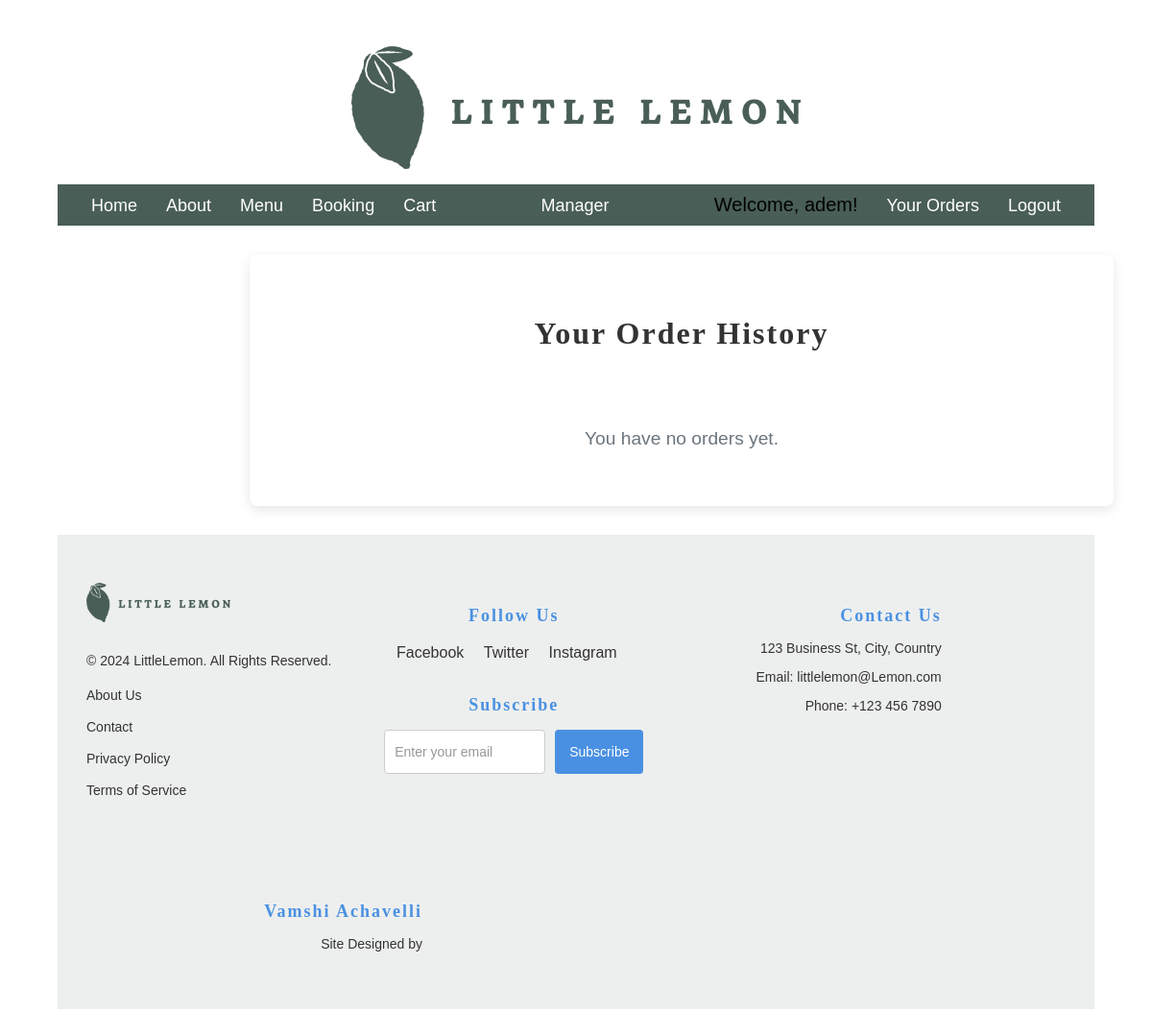
/order-history/ (signed in), run on an earlier commit of the app's database.
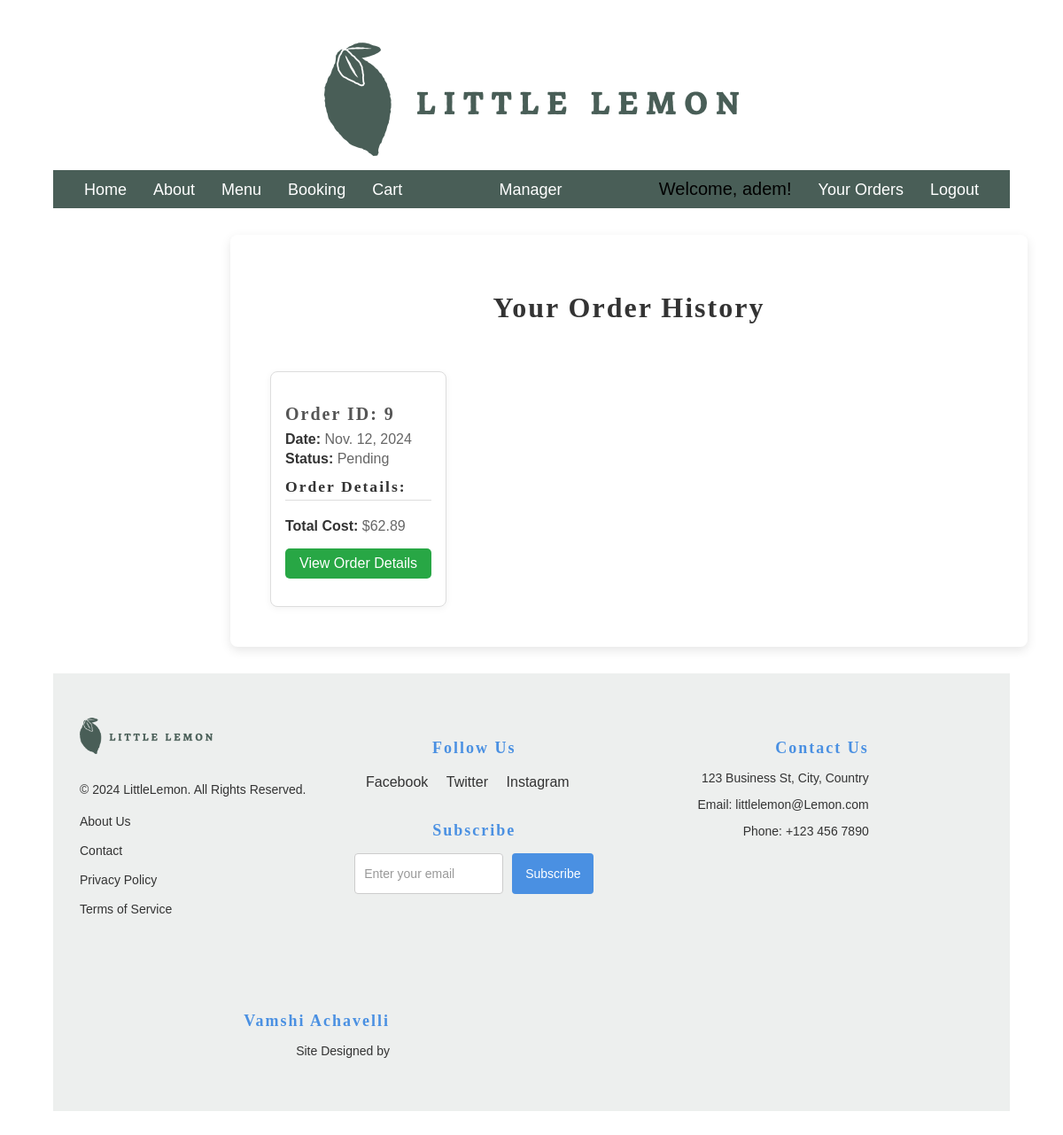
And on a later commit of the database.
### restaurant/models.py (models this page shows, shortened)
class Order(models.Model):
    user = models.ForeignKey(User, on_delete=models.CASCADE, related_name="orders")
    delivery_crew = models.ForeignKey(
        User, on_delete=models.SET_NULL, related_name="delivery_orders", null=True, blank=True
    )
    status = models.BooleanField(default=False, db_index=True)  # Consider using choices for more clarity
    total = models.DecimalField(max_digits=6, decimal_places=2, default=Decimal('0.00'))
    date = models.DateField(auto_now_add=True, db_index=True)  # Set date automatically on creation

### restaurant/views.py (the view)
# urls.py: path('order-history/', views.order_history, name='order_history'),
@login_required
def order_history(request):
    orders = Order.objects.filter(user=request.user).order_by('-date')  # Ordered by most recent
    return render(request, 'order_history.html', {'orders': orders})

### restaurant/templatetags/custom_filters.py (called while the page is built)
@register.filter
def is_in_group(user, group_name):
    return user.groups.filter(name=group_name).exists()

### templates/order_history.html (shortened to what this page needs)
{% extends 'base.html' %}
{% load static %}
{% block content %}
<section class="order-history-page">
  <h1>Your Order History</h1>
  {% if orders %}
  <div class="order-history-cards">
    {% for order in orders %}
    <div class="order-history-card">
      <div class="order-history-header">
        <h3>Order ID: {{ order.id }}</h3>
        <p><strong>Date:</strong> {{ order.date }}</p>
        <p class="status {% if order.status %}completed{% else %}pending{% endif %}">
          <strong>Status:</strong> {% if order.status %} Completed {% else %} Pending {% endif %}
        </p>
      </div>
      <div class="order-history-details">
        <h4>Order Details:</h4>
      </div>
      <div class="order-history-footer">
        <p><strong>Total Cost:</strong> ${{ order.total }}</p>
        <a href="{% url 'order_detail' order.id %}" class="order-details-button">View Order Details</a>
      </div>
    </div>
    {% endfor %}
  </div>
  {% else %}
  <p class="no-orders">You have no orders yet.</p>
  {% endif %}
</section>
{% endblock %}

What changed in the data, as far as the page shows it:
added Order: id "9", date "Nov. 12, 2024", status "Pending", total "62.89"
Also different on the page:
text no longer shown: "You have no orders yet."
